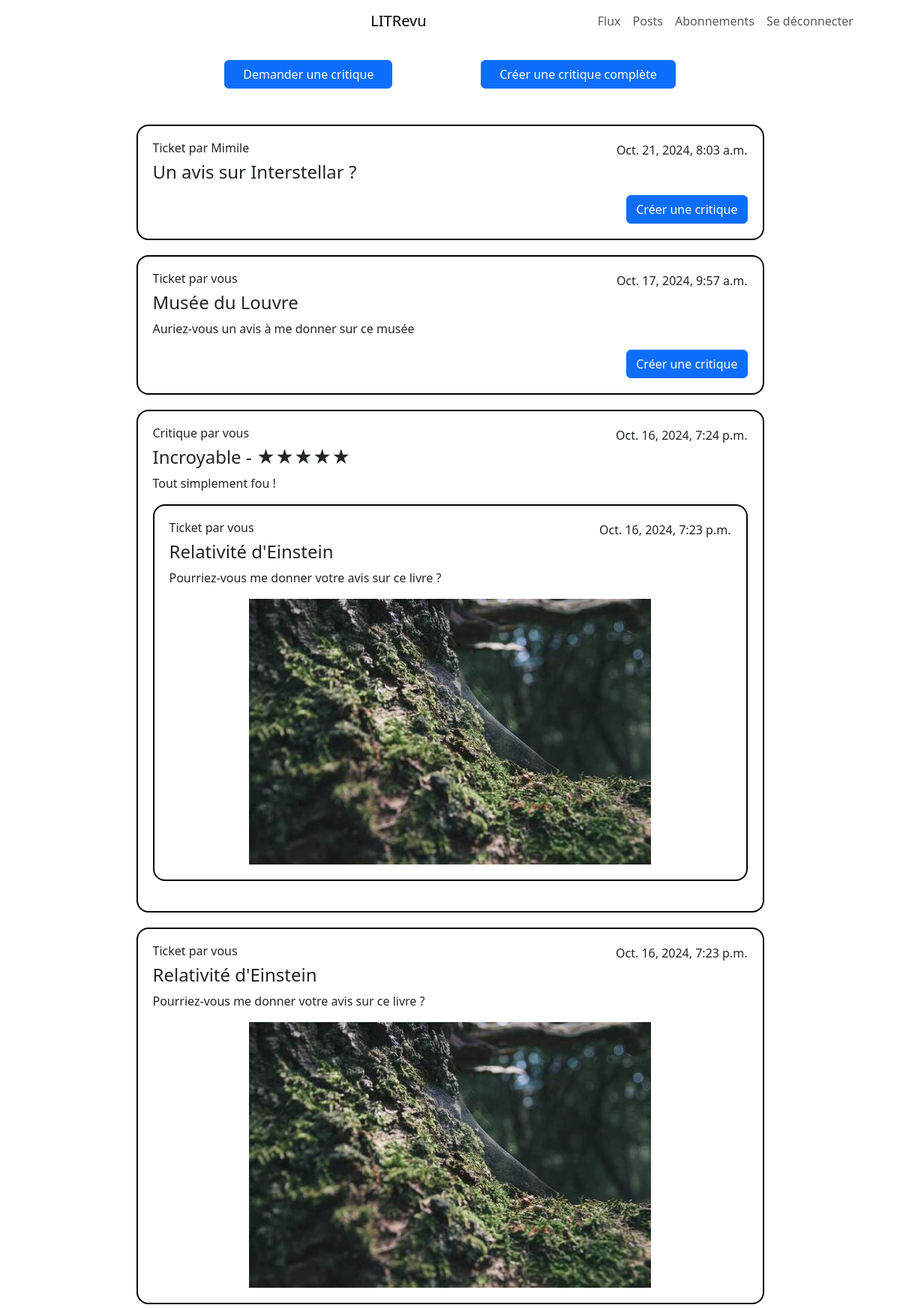
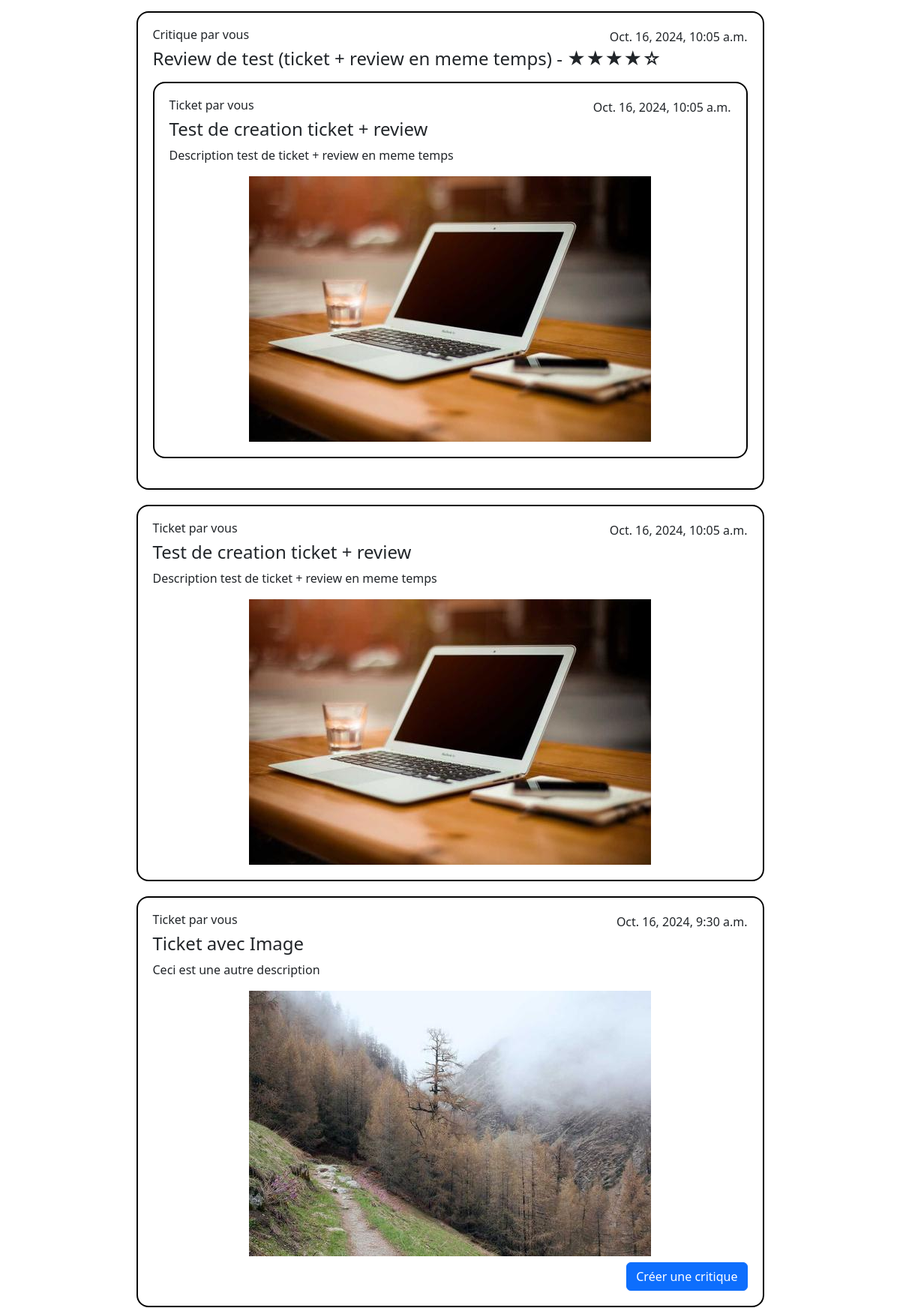
Screenshot of /feed/ (signed in, upper part) with the database file from the repository (2 pictures, top to bottom).
### blog/models.py (models this page shows, shortened)
class Ticket(models.Model):
    title = models.CharField(max_length=128)
    description = models.TextField(max_length=128, blank=True)
    user = models.ForeignKey(
        to=settings.AUTH_USER_MODEL, on_delete=models.CASCADE
    )
    image = models.ImageField(null=True, blank=True)
    time_created = models.DateTimeField(auto_now_add=True)
    IMAGE_MAX_HEIGHT = 800
    IMAGE_MAX_WIDTH = 800
    IMAGE_MAX_SIZE = (IMAGE_MAX_WIDTH, IMAGE_MAX_HEIGHT)

class Review(models.Model):
    ticket = models.ForeignKey(to=Ticket, on_delete=models.CASCADE)
    rating = models.PositiveSmallIntegerField(
        validators=[MinValueValidator(0), MaxValueValidator(5)],
    )
    headline = models.CharField(max_length=128)
    body = models.CharField(max_length=8192, blank=True)
    user = models.ForeignKey(
        to=settings.AUTH_USER_MODEL, on_delete=models.CASCADE
    )
    time_created = models.DateTimeField(auto_now_add=True)

### authentication/models.py (models this page shows)
class User(AbstractUser):
    pass

### blog/views.py (the view)
# urls.py: path("feed/", blog.Feed.as_view(), name="feed"),
class Feed(LoginRequiredMixin, View):
    def get(self, request):
        followed_users = request.user.following.values_list(
            "followed_user", flat=True
        )
        tickets = Ticket.objects.filter(
            Q(user=request.user) | Q(user__in=followed_users)
        )
        review_exist = Review.objects.filter(ticket=OuterRef("id"))
        tickets = tickets.annotate(has_review=Exists(review_exist))
        reviews = Review.objects.filter(
            Q(user=request.user) | Q(user__in=followed_users)
        )
        feed = sorted(
            chain(tickets, reviews),
            key=lambda instance: instance.time_created,
            reverse=True,
        )
        return render(request, "blog/feed.html", {"feed": feed})

### blog/templatetags/custom_tags.py (called while the page is built)
@register.filter
def stars(rating):
    filled_stars = "★" * rating
    empty_stars = "☆" * (5 - rating)
    return filled_stars + empty_stars

@register.filter
def model_type(value):
    return type(value).__name__

@register.simple_tag
def display_username(post_user, logged_in_user):
    if post_user == logged_in_user:
        return 'vous'
    else:
        return post_user.username

### blog/templates/blog/feed.html
{% extends 'base.html' %}
{% load custom_tags %}
{% block content %}
{% include 'partial/navbar.html' %}
<div class="container my-4">
    <section class="col-12 col-lg-9 mx-auto">
        <div class="d-flex justify-content-evenly mb-5">
            <a href="{% url 'create-ticket' %}" class="btn btn-primary px-4">Demander une critique</a>
            <a href="{% url 'create-review' %}" class="btn btn-primary px-4">Créer une critique complète</a>
        </div>
        {% for post in feed %}
        <article class="container post-display">
            {% if post|model_type == 'Ticket' %}
            {% include 'blog/partials/ticket_snippet.html' with ticket=post %}
            {% if not post.has_review %}
            <div class="text-end mt-2">
                <a href="{% url 'create-review-from-ticket' post.id %}" class="btn btn-primary">Créer une critique</a>
            </div>
            {% endif %}
            {% elif post|model_type == 'Review' %}
            {% include 'blog/partials/review_snippet.html' with review=post %}
            {% endif %}
        </article>
        {% endfor %}
    </section>
</div>
{% endblock %}

### blog/templates/blog/partials/ticket_snippet.html
{% load custom_tags %}
<div class="d-flex justify-content-between">
    <h3 class="h6 col-8">Ticket par {% display_username ticket.user request.user %}</h3>
    <div class="col-4 text-end"> {{ ticket.time_created }} </div>
</div>
<h4 class="h4">{{ ticket.title }}</h4>
<p>{{ ticket.description }}</p>
{% if ticket.image %}
<div class="text-center">
    <img src="{{ ticket.image.url }}" alt="">
</div>
{% endif %}

### blog/templates/blog/partials/review_snippet.html
{% load custom_tags %}
<div class="d-flex justify-content-between">
    <h3 class="h6 col-8">Critique par {% display_username review.user request.user %}</h3>
    <div class="col-4 text-end"> {{ review.time_created }} </div>
</div>
<h4 class="h4">{{ review.headline }} - {{ review.rating|stars }}</h4>
<p>{{ review.body }}</p>
<div class="container post-display">
    {% include 'blog/partials/ticket_snippet.html' with ticket=review.ticket %}
</div>

### static/styles.css (style rules this page uses)
.post-display { border: 2px solid black; padding: 1.25rem; border-radius: 1rem; margin-bottom: 1.25rem; }

### rows the page displays
Ticket: user.username "Mimile", time_created "Oct. 21, 2024, 8:03 a.m.", title "Un avis sur Interstellar ?", shows "Créer une critique"
Ticket: user "vous", time_created "Oct. 17, 2024, 9:57 a.m.", title "Musée du Louvre", description "Auriez-vous un avis à me donner sur ce musée", shows "Créer une critique"
Review: user "vous", time_created "Oct. 16, 2024, 7:24 p.m.", headline "Incroyable", rating|stars "★★★★★", body "Tout simplement fou !", image (picture)
Ticket: user "vous", time_created "Oct. 16, 2024, 7:23 p.m.", title "Relativité d'Einstein", description "Pourriez-vous me donner votre avis sur ce livre ?", image (picture)
Review: user "vous", time_created "Oct. 16, 2024, 10:05 a.m.", headline "Review de test (ticket + review en meme temps)", rating|stars "★★★★☆", image (picture)
Ticket: user "vous", time_created "Oct. 16, 2024, 10:05 a.m.", title "Test de creation ticket + review", description "Description test de ticket + review en meme temps", image (picture)
Ticket: user "vous", time_created "Oct. 16, 2024, 9:30 a.m.", title "Ticket avec Image", description "Ceci est une autre description", image (picture), shows "Créer une critique"
